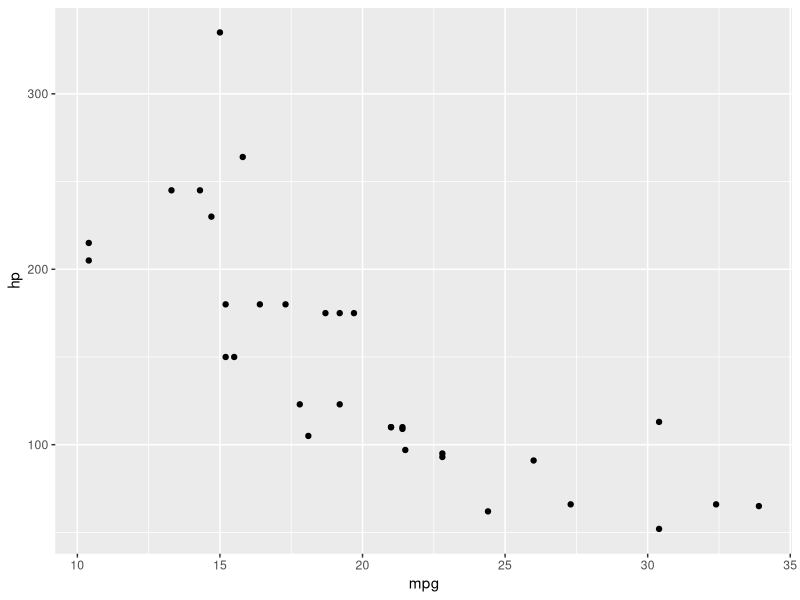
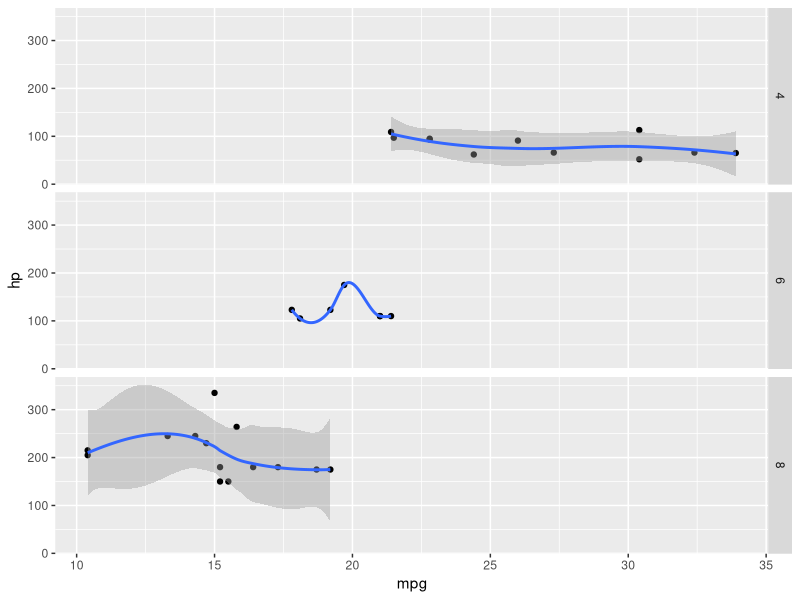

These figures' R source, in order: (Note: this script raises an error after producing the figures.)
library(ggplot2)
pl <- ggplot(data=mtcars,aes(x=mpg,y=hp))+ geom_point()
plw <-pl + facet_grid(cyl ~.) + stat_smooth()
pl2 + coord_cartesian(xlim = c(15,25))
